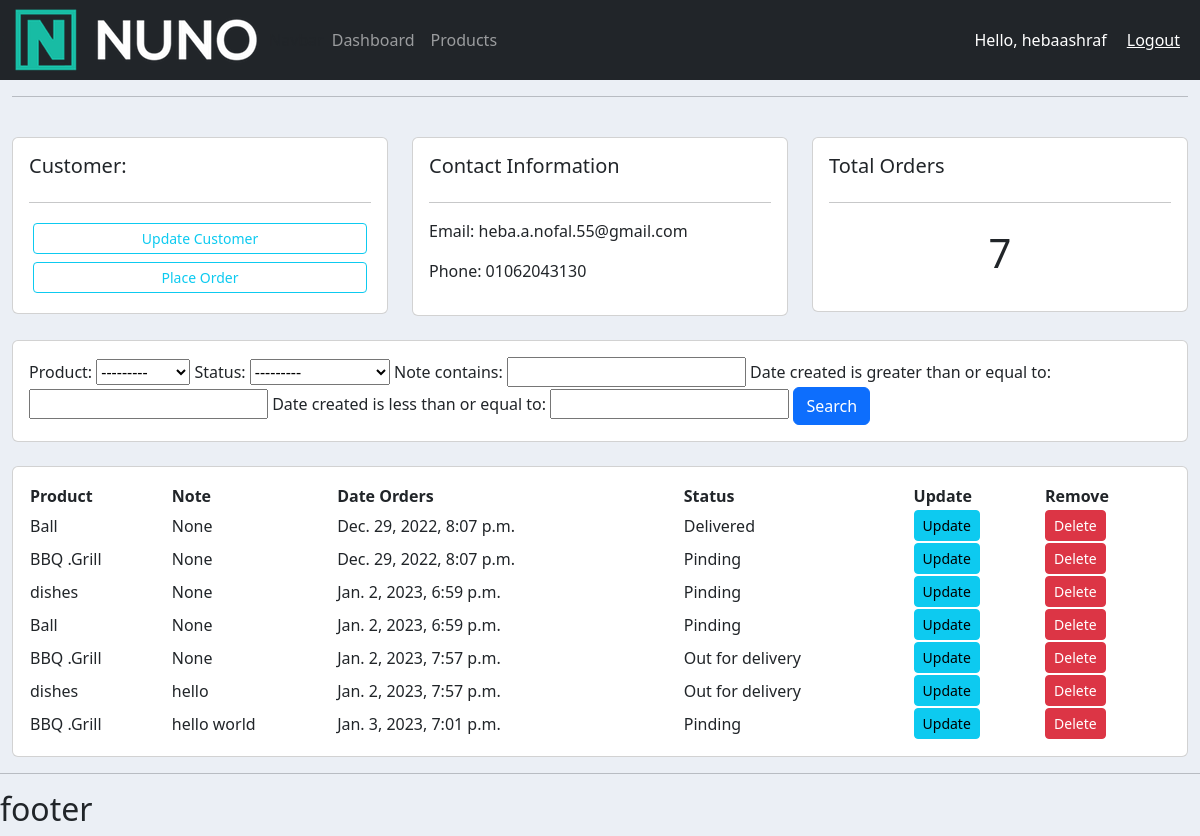
Page /customer/1 (signed in) on the committed database.
### accounts/models.py (models this page shows, shortened)
class Customer(models.Model):
    user = models.OneToOneField(User, null= True, blank=True, on_delete=models.CASCADE)
    name = models.CharField(max_length=200, null= True)
    phone = models.CharField(max_length=200, null= True)
    email = models.CharField(max_length=200, null= True)
    profile_pic = models.ImageField(default='avatar1.png',null= True, blank= True)
    date_created = models.DateTimeField(auto_now_add= True, null= True)

class Order(models.Model):
    STATUS =(
        ('Pinding','Pinding'),
        ('Out for delivery','Out for delivery'),
        ('Delivered','Delivered'),
    )
    customer = models.ForeignKey(Customer, null= True, on_delete= models.SET_NULL)
    product =models.ForeignKey(Product, null= True, on_delete= models.SET_NULL)
    date_created = models.DateTimeField(auto_now_add= True, null= True)
    status = models.CharField(max_length=200, null= True, choices=STATUS)
    note = models.CharField(max_length=1000, null= True)

class Product(models.Model):
    CATEGORY =(
        ('Indoor','Indoor'),
        ('Outdoor','Outdoor'),
    )
    name = models.CharField(max_length=200, null= True)
    price = models.FloatField(null= True)
    category = models.CharField(max_length=200, null= True, choices=CATEGORY)
    descreption = models.CharField(max_length=200, null= True, blank= True)
    date_created = models.DateTimeField(auto_now_add= True, null= True)
    tags = models.ManyToManyField(Tag)
    def __str__(self):
        return self.name

### accounts/decorators.py (the view)
        def wrapper_func(request, *args, **kwargs):
            group = None
            if request.user.groups.exists():
                group = request.user.groups.all()[0].name
            if group in allowed_roles:
             return view_func(request, *args, **kwargs)
            else:
             return HttpResponse('you are not allow to show this page')

### accounts/views.py (called while the page is built)
@login_required(login_url='login')
@allowed_user(allowed_roles=['admin'])
def customer(request, pk):
    customer = Customer.objects.get(id=pk)
    orders = customer.order_set.all()
    order_count = orders.count()
    myFilter = OrderFilter(request.GET, queryset=orders)
    orders = myFilter.qs
    context = {
        'customer': customer,
        'orders': orders,
        'order_count': order_count,
        'myFilter': myFilter,
    }
    return render (request, 'accounts/customer.html', context)

### accounts/templates/accounts/customer.html (shortened to what this page needs)
{% extends 'accounts/main.html' %}
{% block content %}
    <br>
    <div class='row'>
        <div class='col-md'>
            <div class='card card-body'>
                <h5>Customer: </h5>
                <hr>
                <a class='btn btn-outline-info btn-sm btn-block m-1' href=''> Update
                    Customer </a>
                <a class='btn btn-outline-info btn-sm btn-block m-1' href='{% url 'create_order' customer.id %}'> Place
                    Order </a>
            </div>
        </div>
        <div class='col-md'>
            <div class='card card-body'>
                <h5>Contact Information</h5>
                <hr>
                <p>Email: {{customer.email}} </p>
                <p>Phone: {{customer.phone}}</p>
            </div>
        </div>
        <div class='col-md'>
            <div class='card card-body'>
                <h5>Total Orders</h5>
                <hr>
                <h1 style='text-align: center; padding:10px'>{{order_count}}</h1>
            </div>
        </div>
    </div>
    <br>
    <div class='row'>
        <div class ='col'>
            <div class ='card card-body'>
                <form method = 'get'>
                      {{ myFilter.form }}
                    <button class = 'btn btn-primary' type='submit'> Search </button>
                </form>
            </div>
        </div>
    </div>
    <br>
    <div class='row'>
        <div class='col-md'>
            <div class ='card card-body'>
                <table >
                    <tr>
                        <th>Product</th>
                        <th>Note</th>
                        <th>Date Orders</th>
                        <th>Status</th>
                        <th>Update</th>
                        <th>Remove</th>
                    </tr>
                    {% for order in orders %}
                    <tr>
                        <td>{{order.product}}</td>
                        <td>{{order.note}}</td>
                        <td>{{order.date_created}}</td>
                        <td>{{order.status}}</td>
                        <td><a class='btn btn-sm btn-info' href='{% url 'update_order' order.id %}'>Update</a></td>
                        <td><a class='btn btn-sm btn-danger'href='{% url 'delete_order' order.id %}'>Delete</a></td>
                     </tr>
                    {% endfor %}
                </table>
            </div>
        </div>
    </div>
{% endblock content %}

### accounts/templates/accounts/navbar.html (shortened to what this page needs)
{% load static %}
<nav class="navbar navbar-expand-lg navbar-dark bg-dark">
    <img src="{% static 'images/nuno.png' %}">Navbar</img>
    <div class="collapse navbar-collapse" id="navbarNav">
      <ul class="navbar-nav">
        {% if request.user.is_staff %}
        <li class="nav-item active">
          <a class="nav-link" href="{% url 'home' %}">Dashboard </a>
        </li>
        <li class="nav-item">
          <a class="nav-link" href="{% url 'product' %}">Products </a>
        </li>
        {% else %}
        <li class="nav-item">
          <a class="nav-link" href="{% url 'account' %}"> Settings </a>
        </li>
        {% endif %}
      </ul>
    </div>
    <span class ='hello-msg'>Hello, {{request.user}}</span>
    <span><a class='hello-msg' href='{% url 'logout' %}'>Logout</a></span>
  </nav>

### static/css/main.css (style rules this page uses)
body { background-color: #ebeff5; }

### accounts/templates/accounts/navbar.html (style rules this page uses)
.hello-msg { font-size: 18; color: #fff; margin-right: 20px; }

### rows in the picture
Customer: email "heba.a.nofal.55@gmail.com", phone "01062043130"
Order: product "Ball", note "None", date_created "Dec. 29, 2022, 8:07 p.m.", status "Delivered"
Order: product "BBQ .Grill", note "None", date_created "Dec. 29, 2022, 8:07 p.m.", status "Pinding"
Order: product "dishes", note "None", date_created "Jan. 2, 2023, 6:59 p.m.", status "Pinding"
Order: product "Ball", note "None", date_created "Jan. 2, 2023, 6:59 p.m.", status "Pinding"
Order: product "BBQ .Grill", note "None", date_created "Jan. 2, 2023, 7:57 p.m.", status "Out for delivery"
Order: product "dishes", note "hello", date_created "Jan. 2, 2023, 7:57 p.m.", status "Out for delivery"
Order: product "BBQ .Grill", note "hello world", date_created "Jan. 3, 2023, 7:01 p.m.", status "Pinding"

### other values in the picture
{{ request.user }} "hebaashraf"
{{ order_count }} "7"
